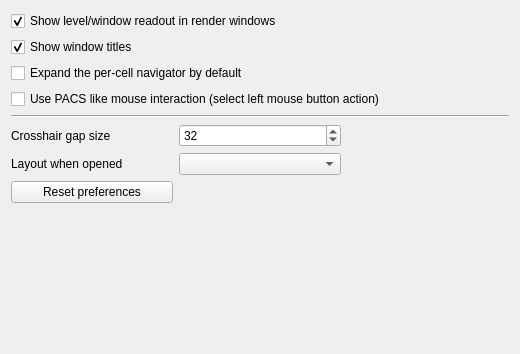
<?xml version="1.0" encoding="UTF-8"?>
<ui version="4.0">
 <class>QmitkMxNMultiWidgetEditorPreferencePage</class>
 <widget class="QWidget" name="QmitkMxNMultiWidgetEditorPreferencePage">
  <property name="geometry">
   <rect>
    <x>0</x>
    <y>0</y>
    <width>520</width>
    <height>354</height>
   </rect>
  </property>
  <property name="windowTitle">
   <string>MxN Multi-Widget Editor</string>
  </property>
  <layout class="QGridLayout" name="gridLayout">
   <item row="0" column="0" colspan="3">
    <widget class="QCheckBox" name="m_ShowLevelWindowReadout">
     <property name="toolTip">
      <string>Always show the W/L corner readout in each render window. When unchecked, the readout only appears on pointer proximity like the other viewport furniture.</string>
     </property>
     <property name="text">
      <string>Show level/window readout in render windows</string>
     </property>
     <property name="checked">
      <bool>true</bool>
     </property>
    </widget>
   </item>
   <item row="1" column="0" colspan="3">
    <widget class="QCheckBox" name="m_ShowWindowTitles">
     <property name="toolTip">
      <string>Show each render window's name, its role in the layout, at the top of the window. Windows without a name show no title.</string>
     </property>
     <property name="text">
      <string>Show window titles</string>
     </property>
     <property name="checked">
      <bool>true</bool>
     </property>
    </widget>
   </item>
   <item row="2" column="0" colspan="3">
    <widget class="QCheckBox" name="m_ExpandedNavigator">
     <property name="toolTip">
      <string>Default the per-cell navigator to its expanded form (the full 3D crosshair as three axis sliders plus coordinate entry) instead of the compact slice slider. The mode can also be toggled editor-wide at runtime.</string>
     </property>
     <property name="text">
      <string>Expand the per-cell navigator by default</string>
     </property>
    </widget>
   </item>
   <item row="3" column="0" colspan="3">
    <widget class="QCheckBox" name="m_PACSLikeMouseMode">
     <property name="layoutDirection">
      <enum>Qt::LayoutDirection::LeftToRight</enum>
     </property>
     <property name="text">
      <string>Use PACS like mouse interaction (select left mouse button action)</string>
     </property>
    </widget>
   </item>
   <item row="4" column="0" colspan="3">
    <widget class="Line" name="lineBottom">
     <property name="orientation">
      <enum>Qt::Orientation::Horizontal</enum>
     </property>
    </widget>
   </item>
   <item row="5" column="0">
    <widget class="QLabel" name="m_CrosshairGapSizeLabel">
     <property name="toolTip">
      <string>&lt;html&gt;&lt;head/&gt;&lt;body&gt;&lt;p&gt;The gap in the middle of the crosshair in pixels.&lt;/p&gt;&lt;/body&gt;&lt;/html&gt;</string>
     </property>
     <property name="text">
      <string>Crosshair gap size</string>
     </property>
    </widget>
   </item>
   <item row="5" column="1">
    <widget class="QSpinBox" name="m_CrosshairGapSize">
     <property name="value">
      <number>32</number>
     </property>
    </widget>
   </item>
   <item row="6" column="0">
    <widget class="QLabel" name="m_StartLayoutLabel">
     <property name="toolTip">
      <string>The layout a newly opened MxN Display starts with. Displays that other plugins add start with the layout their plugin chooses.</string>
     </property>
     <property name="text">
      <string>Layout when opened</string>
     </property>
    </widget>
   </item>
   <item row="6" column="1">
    <widget class="QComboBox" name="m_StartLayout">
     <property name="toolTip">
      <string>The layout a newly opened MxN Display starts with. Displays that other plugins add start with the layout their plugin chooses.</string>
     </property>
    </widget>
   </item>
   <item row="7" column="0">
    <widget class="QPushButton" name="m_ResetButton">
     <property name="text">
      <string>Reset preferences</string>
     </property>
    </widget>
   </item>
   <item row="8" column="0">
    <spacer name="verticalSpacer">
     <property name="orientation">
      <enum>Qt::Orientation::Vertical</enum>
     </property>
     <property name="sizeHint" stdset="0">
      <size>
       <width>20</width>
       <height>40</height>
      </size>
     </property>
    </spacer>
   </item>
  </layout>
 </widget>
 <resources/>
 <connections/>
</ui>
